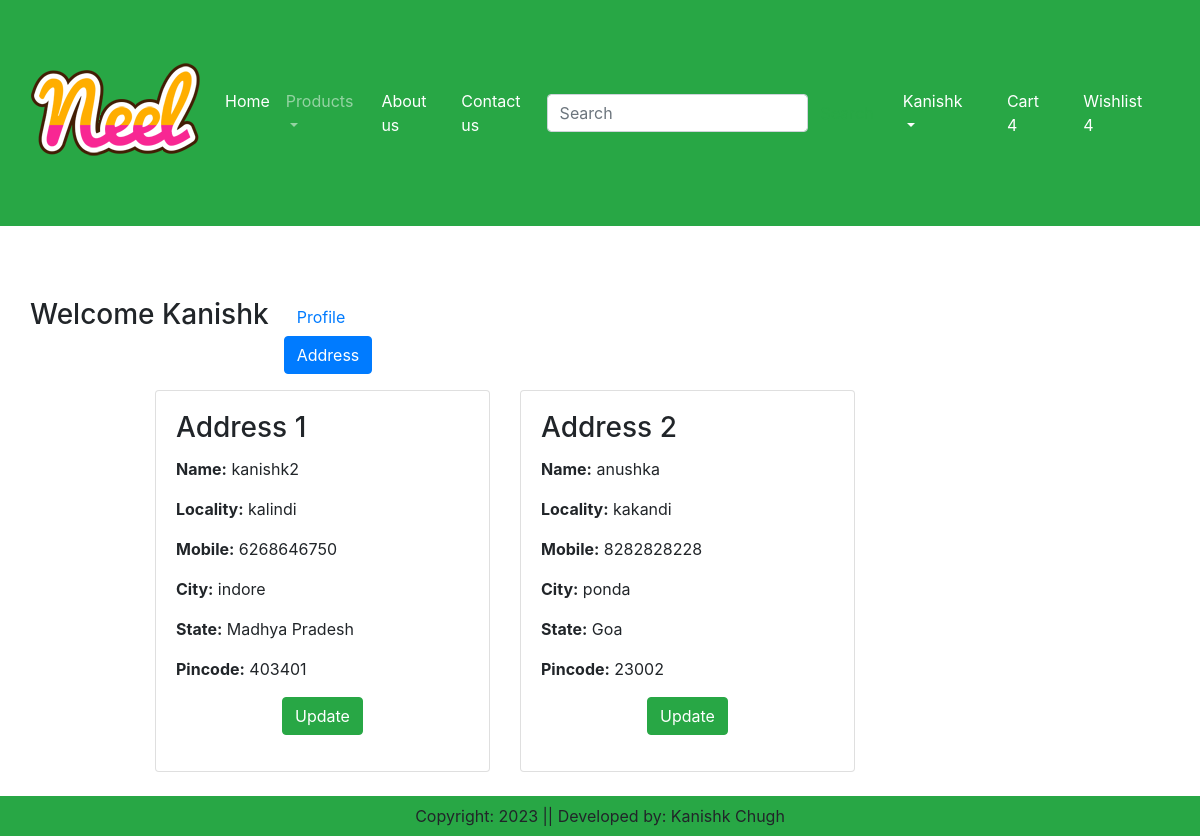
The page /address/ (signed in) on the database its author committed.
### app/models.py (models this page shows, shortened)
class Customer(models.Model):
    user = models.ForeignKey(User, on_delete = models.CASCADE)
    name = models.CharField(max_length = 100)
    locality = models.CharField(max_length = 100)
    city = models.CharField(max_length = 100)
    mobile = models.IntegerField(default = 0)
    zipcode = models.IntegerField()
    state = models.CharField(choices = STATE_CHOICES, max_length = 100)

### app/views.py (the view)
# urls.py: path('address/', views.address, name = 'address'),
def address(request):
    add = Customer.objects.filter(user = request.user)
    return render(request, 'app/address.html', locals())

### app/templates/app/address.html (shortened to what this page needs)
{% extends 'app/base.html' %}
{% load static %}
 {% block main-content %}
    <div class="container my-5">
        <div class="row">
            <h3> Welcome <span class="text-capitalize"> {{request.user}} </span></h3>
            <div class="col-sm-2 border-end">
                <ul class="list-unstyled">
                    <li class="d-grid"> <a href="{% url 'profile' %}" class="btn"> Profile</a></li>
                    <li class="d-grid"> <a href="{% url 'address' %}" class="btn btn-primary"> Address</a></li>
                </ul>
            </div>
            <div class="col-sm-8 offset-sm-1">
                <div class="container">
                    <div class="row">
                        {% for ad in add %}
                            <div class="col-md-6">
                                <div class="card mb-3">
                                    <div class="card-body">
                                        <h3 class="card-title">Address {{ forloop.counter}}</h3>
                                        <p class="card-text"><strong>Name:</strong> {{ad.name}}</p>
                                        <p class="card-text"><strong>Locality:</strong> {{ad.locality}}</p>
                                        <p class="card-text"><strong>Mobile:</strong> {{ad.mobile}}</p>
                                        <p class="card-text"><strong>City:</strong> {{ad.city}}</p>
                                        <p class="card-text"><strong>State:</strong> {{ad.state}}</p>
                                        <p class="card-text"><strong>Pincode:</strong> {{ad.zipcode}}</p>
                                        <p class="text-center"> <a href="{% url 'updateAddress' pk=ad.id %}" type="submit" class="btn btn-success">Update</a> </p>
                                    </div>
                                </div>
                            </div>
                        {% endfor %}
                    </div>
                </div>
            </div>
        </div>
    </div>
 {% endblock main-content %}

### rows shown on the page
Customer: name "kanishk2", locality "kalindi", mobile "6268646750", city "indore", state "Madhya Pradesh", zipcode "403401"
Customer: name "anushka", locality "kakandi", mobile "8282828228", city "ponda", state "Goa", zipcode "23002"

### other values the page prints
{{ request.user }} "Kanishk"
